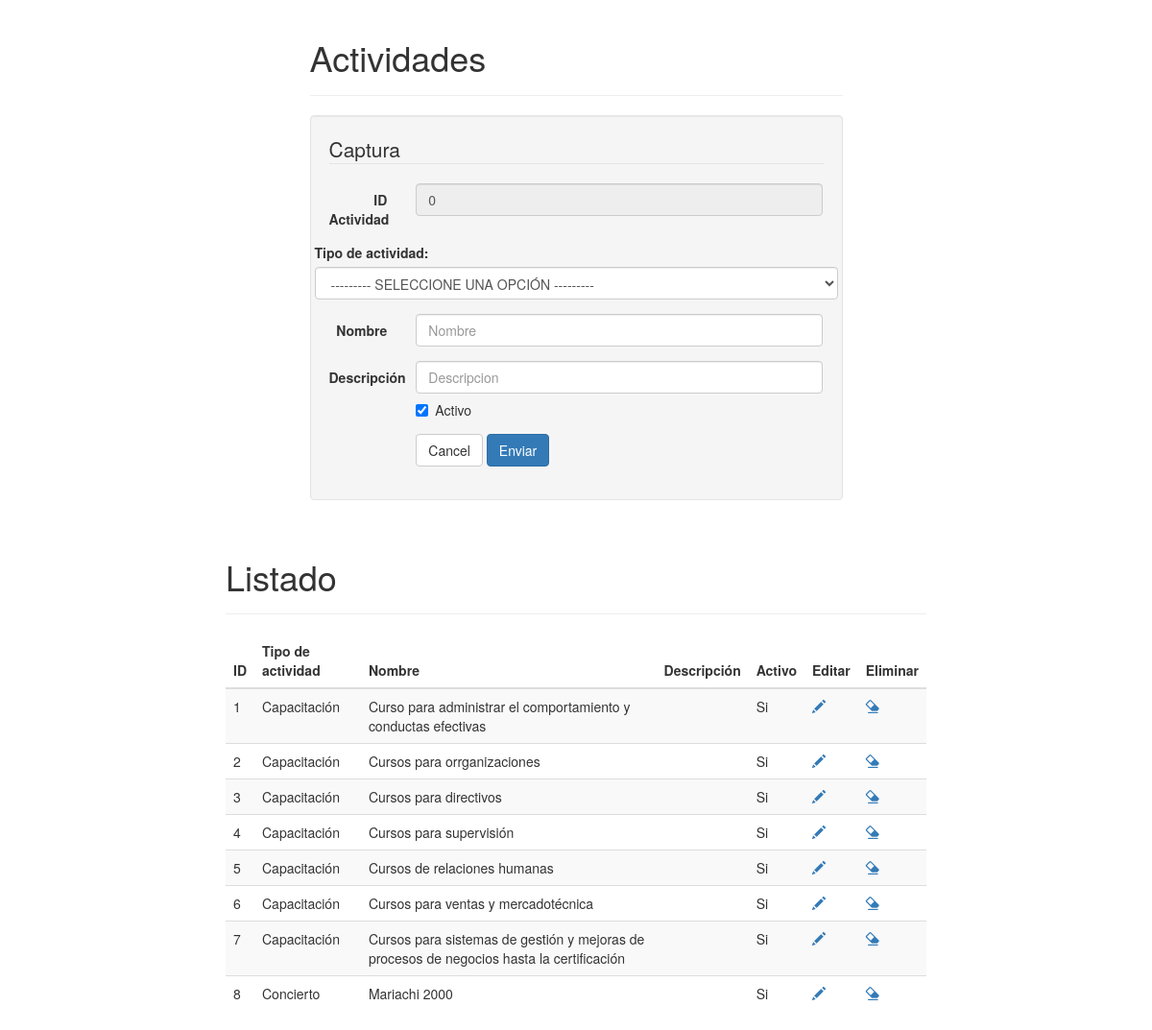
Page /php/cat_actividades.php on the committed database.
### tables this page shows
CREATE TABLE IF NOT EXISTS `actividades` (
  `cve_actividad` int(11) NOT NULL,
  `cve_tipo` int(11) NOT NULL,
  `nombre` varchar(120) NOT NULL,
  `descripcion` varchar(200) NOT NULL,
  `activo` bit(1) NOT NULL
);

CREATE TABLE IF NOT EXISTS `tipos_actividades` (
  `cve_tipo` int(11) NOT NULL,
  `cve_unidad_negocio` int(11) NOT NULL,
  `nombre` varchar(50) NOT NULL,
  `activo` bit(1) NOT NULL
);

### php/class/Actividad.php (called while the page is built, shortened)
<?php
require_once 'UtilDB.php';
class Actividad {
    private $cve_actividad;
    private $nombre;
    private $descripcion;
    function __construct() {
        $nargs = func_num_args();
    }
    private function limpiar() {
        $this->cve_actividad = 0;
        $this->nombre = "";
        $this->descripcion = "";
    }
    function getCve_actividad() {
        return $this->cve_actividad;
    }
    function getNombre() {
        return $this->nombre;
    }
    function getDescripcion() {
        return $this->descripcion;
    }
}

### php/class/UtilDB.php (called while the page is built, shortened)
<?php
class UtilDB {
    private static $servername = "localhost";
    private static $username = "root";
    private static $password = "";
    private static $database = "ovc";
    static function getConnection() {
        try {
            $cnxString = "mysql:host=" . UtilDB::$servername . ";dbname=" . UtilDB::$database;
            $params = array(PDO::MYSQL_ATTR_INIT_COMMAND => "SET NAMES utf8", PDO::ATTR_ERRMODE => PDO::ERRMODE_EXCEPTION, PDO::ATTR_CASE => PDO::CASE_LOWER);
            $cnx = new PDO($cnxString, UtilDB::$username, UtilDB::$password, $params);
        } catch (PDOException $e) {
            echo "Connection failed: " . $e->getMessage();
        }
        return $cnx;
    }
    static function ejecutaConsulta($sql) {
        $cnx = UtilDB::getConnection();
        $rst = $cnx->query($sql);
        return $rst;
    }
}

### php/cat_actividades.php (the view, shortened to what this page needs)
<?php
require_once 'class/Actividad.php';
$a = new Actividad();
$sql = "SELECT a.cve_actividad, a.cve_tipo, ta.nombre as tipo_actividad, a.nombre as actividad, a.descripcion, a.activo ";
$sql.= "FROM actividades a ";
$sql.= "INNER JOIN tipos_actividades ta on ta.cve_tipo=a.cve_tipo ";
$sql.= "ORDER BY cve_actividad";
$rst = UtilDB::ejecutaConsulta($sql);
?>
<!DOCTYPE html>
<html lang="es">
    <head>
        <link href="../twbs/bootstrap-3.3.5-dist/css/bootstrap.min.css" rel="stylesheet"/>
    </head>
    <body>
        <div class="container">
            <div class="row">
                <div class="col-md-6 col-md-offset-3">
                    <div class="page-header">
                        <h1 id="forms">Actividades</h1>
                    </div>
                </div>
            </div>
             <div class="row">
                <div class="col-md-6 col-md-offset-3">
                    <div class="well bs-component">
                        <form id="frm_captura" name="frm_captura" class="form-horizontal" method="post" action="<?php echo htmlspecialchars($_SERVER["PHP_SELF"]); ?>">
                            <fieldset>
                                <legend>Captura</legend>
                                <div class="form-group">
                                    <label for="txtCveActividad" class="col-lg-2 control-label">ID Actividad</label>
                                    <div class="col-lg-10">
                                        <input type="text" class="form-control" id="txtCveActividad" name="txtCveActividad" placeholder="ID Tipo actividad" readonly value="<?php echo($a != NULL ? $a->getCve_actividad():""); ?>">
                                    </div>
                                </div>
                                <div class="form-group">
                                <label for="txtCveTipo">Tipo de actividad:</label>
                                    <select name="txtCveTipo" id="txtCveTipo" class="form-control" placeholder="Tipo de actividad">
                                        <option value="0">--------- SELECCIONE UNA OPCIÓN ---------</option>
                                        <?php
                                        $sql2 = "SELECT * FROM tipos_actividades where activo=1 ORDER BY cve_tipo";
                                        $rst2 = UtilDB::ejecutaConsulta($sql2);
                                        ?>
                                    </select>
                                </div>
                                <div class="form-group">
                                    <label for="txtNombre" class="col-lg-2 control-label">Nombre</label>
                                    <div class="col-lg-10">
                                        <input type="text" class="form-control" id="txtNombre" name="txtNombre" placeholder="Nombre" value="<?php echo($a != NULL ? $a->getNombre():""); ?>">
                                    </div>
                                </div>
                                <div class="form-group">
                                    <label for="txtDescripcion" class="col-lg-2 control-label">Descripción</label>
                                    <div class="col-lg-10">
                                        <input type="text" class="form-control" id="txtDescripcion" name="txtDescripcion" placeholder="Descripcion" value="<?php echo($a != NULL ? $a->getDescripcion():""); ?>">
                                        <div class="checkbox">
                                            <label>
                                                <input type="checkbox" id="cbxActivo" name="cbxActivo" <?php echo($a != NULL ? ($a->getCve_actividad() != 0 ? ($a->getActivo() ? "checked" : "") : "checked"):""); ?>> Activo
                                            </label>
                                        </div>
                                    </div>
                                </div>
                                <div class="form-group">
                                    <div class="col-lg-10 col-lg-offset-2">
                                        <button type="button" class="btn btn-default" onclick="limpiar();">Cancel</button>
                                        <button type="button" class="btn btn-primary" onclick="grabar();">Enviar</button>
                                    </div>
                                </div>
                            </fieldset>
                        </form>
                    </div>
                </div>
            </div>
            <?php if($rst->rowCount() > 0){?>
            <div class="col-md-8 col-md-offset-2">
                <div class="page-header">
                    <h1 id="tables">Listado</h1>
                </div>
                <div class="bs-component">
                    <table class="table table-striped table-hover ">
                        <thead>
                            <tr>
                                <th>ID</th>
                                <th>Tipo de actividad</th>
                                <th>Nombre</th>
                                <th>Descripción</th>
                                <th>Activo</th>
                                <th>Editar</th>
                                <th>Eliminar</th>
                            </tr>
                        </thead>
                        <tbody>
                            <?php foreach ($rst as $row){?>
                            <tr>
                                <td><?php echo($row['cve_actividad']);?></td>
                                <td><?php echo($row['tipo_actividad']);?></td>
                                <td><?php echo($row['actividad']);?></td>
                                <td><?php echo($row['descripcion']);?></td>
                                <td><?php echo($row['activo'] == 1 ? "Si":"No");?></td>
                                <td><a href="javascript:void(0);" onclick="editar(<?php echo($row['cve_actividad']);?>);"><span class="glyphicon glyphicon-pencil"></span></a></td>
                                <td><a href="javascript:void(0);" onclick="if(confirm('¿Está realmente seguro de eliminar este registro?')){eliminar(<?php echo($row['cve_actividad']);?>);}else{ return false;};"><span class="glyphicon glyphicon-erase"></span></a></td>
                            </tr>
                            <?php } $rst->closeCursor();?>
                        </tbody>
                    </table>
                </div>
            </div>
            <?php }?>
        </div>
    </body>
</html>

### rows in the picture
actividades: cve_actividad "1", cve_tipo.nombre "Capacitación", nombre "Curso para administrar el comportamiento y conductas efectivas", activo "Si"
actividades: cve_actividad "2", cve_tipo.nombre "Capacitación", nombre "Cursos para orrganizaciones", activo "Si"
actividades: cve_actividad "3", cve_tipo.nombre "Capacitación", nombre "Cursos para directivos", activo "Si"
actividades: cve_actividad "4", cve_tipo.nombre "Capacitación", nombre "Cursos para supervisión", activo "Si"
actividades: cve_actividad "5", cve_tipo.nombre "Capacitación", nombre "Cursos de relaciones humanas", activo "Si"
actividades: cve_actividad "6", cve_tipo.nombre "Capacitación", nombre "Cursos para ventas y mercadotécnica", activo "Si"
actividades: cve_actividad "7", cve_tipo.nombre "Capacitación", nombre "Cursos para sistemas de gestión y mejoras de procesos de negocios hasta la certificación", activo "Si"
actividades: cve_actividad "8", cve_tipo.nombre "Concierto", nombre "Mariachi 2000", activo "Si"
